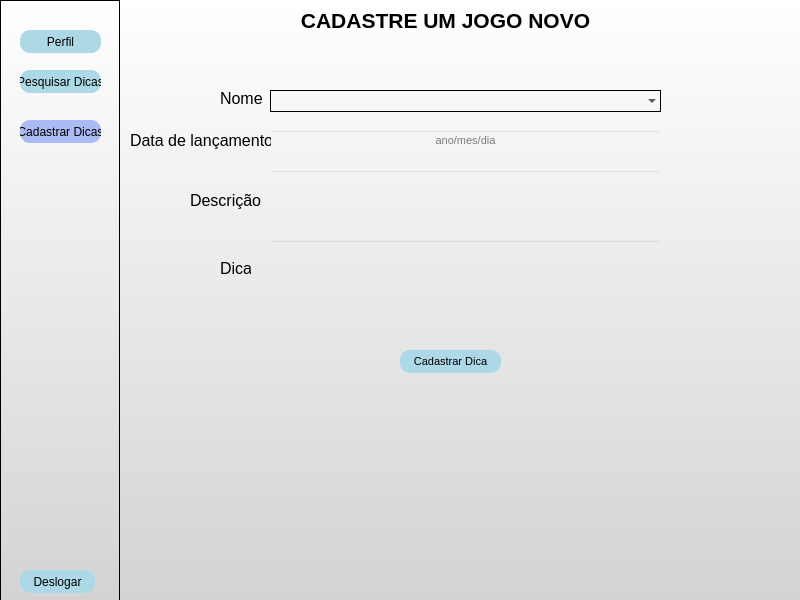
<?xml version="1.0" encoding="UTF-8"?>
<ui version="4.0">
 <class>MainWindow</class>
 <widget class="QMainWindow" name="MainWindow">
  <property name="geometry">
   <rect>
    <x>0</x>
    <y>0</y>
    <width>800</width>
    <height>600</height>
   </rect>
  </property>
  <property name="windowTitle">
   <string>MainWindow</string>
  </property>
  <property name="styleSheet">
   <string notr="true">background: qlineargradient(x1: 0, y1: 0, x2: 0, y2: 1, stop: 0 white, stop: 1 #D3D3D3);
</string>
  </property>
  <widget class="QWidget" name="centralwidget">
   <widget class="QFrame" name="frame">
    <property name="geometry">
     <rect>
      <x>0</x>
      <y>0</y>
      <width>120</width>
      <height>601</height>
     </rect>
    </property>
    <property name="styleSheet">
     <string notr="true">background: qlineargradient(x1: 0, y1: 0, x2: 0, y2: 1, stop: 0 white, stop: 1 #D3D3D3);
</string>
    </property>
    <property name="frameShape">
     <enum>QFrame::StyledPanel</enum>
    </property>
    <property name="frameShadow">
     <enum>QFrame::Raised</enum>
    </property>
    <widget class="QPushButton" name="pushButton_2">
     <property name="geometry">
      <rect>
       <x>20</x>
       <y>120</y>
       <width>81</width>
       <height>23</height>
      </rect>
     </property>
     <property name="styleSheet">
      <string notr="true">QPushButton {
    background-color:  #AABAF2;
    border-radius: 10px;
}

QPushButton:hover {
    background-color:#AABAF2 ;
}
</string>
     </property>
     <property name="text">
      <string>Cadastrar Dicas</string>
     </property>
    </widget>
    <widget class="QPushButton" name="pushButton_4">
     <property name="geometry">
      <rect>
       <x>20</x>
       <y>30</y>
       <width>81</width>
       <height>23</height>
      </rect>
     </property>
     <property name="styleSheet">
      <string notr="true">QPushButton {
    background-color:  #add8e6;
    border-radius: 10px;
}

QPushButton:hover {
    background-color:#AABAF2 ;
}
</string>
     </property>
     <property name="text">
      <string>Perfil</string>
     </property>
    </widget>
    <widget class="QPushButton" name="pushButton_5">
     <property name="geometry">
      <rect>
       <x>20</x>
       <y>70</y>
       <width>81</width>
       <height>23</height>
      </rect>
     </property>
     <property name="styleSheet">
      <string notr="true">QPushButton {
    background-color:  #add8e6 ;
    border-radius: 10px;
}

QPushButton:hover {
    background-color:#AABAF2 ;
}
</string>
     </property>
     <property name="text">
      <string>Pesquisar Dicas</string>
     </property>
    </widget>
    <widget class="QPushButton" name="pushButton_3">
     <property name="geometry">
      <rect>
       <x>20</x>
       <y>570</y>
       <width>75</width>
       <height>23</height>
      </rect>
     </property>
     <property name="styleSheet">
      <string notr="true">QPushButton {
    background-color:  #add8e6;
    border-radius: 10px;
}

QPushButton:hover {
    background-color:#AABAF2 ;
}
</string>
     </property>
     <property name="text">
      <string>Deslogar</string>
     </property>
    </widget>
   </widget>
   <widget class="QLabel" name="label_5">
    <property name="geometry">
     <rect>
      <x>130</x>
      <y>130</y>
      <width>141</width>
      <height>20</height>
     </rect>
    </property>
    <property name="font">
     <font>
      <pointsize>12</pointsize>
      <weight>50</weight>
      <bold>false</bold>
     </font>
    </property>
    <property name="styleSheet">
     <string notr="true">color: black;
background-color: transparent;
border: none;
</string>
    </property>
    <property name="text">
     <string>Data de lançamento</string>
    </property>
   </widget>
   <widget class="QLineEdit" name="lineEdit_3">
    <property name="geometry">
     <rect>
      <x>270</x>
      <y>170</y>
      <width>391</width>
      <height>61</height>
     </rect>
    </property>
    <property name="font">
     <font>
      <pointsize>8</pointsize>
      <weight>50</weight>
      <bold>false</bold>
     </font>
    </property>
    <property name="styleSheet">
     <string notr="true">color: black;
background-color: transparent;

</string>
    </property>
    <property name="maxLength">
     <number>2000000000</number>
    </property>
    <property name="readOnly">
     <bool>true</bool>
    </property>
   </widget>
   <widget class="QLabel" name="label_3">
    <property name="geometry">
     <rect>
      <x>190</x>
      <y>190</y>
      <width>71</width>
      <height>21</height>
     </rect>
    </property>
    <property name="font">
     <font>
      <pointsize>12</pointsize>
      <weight>50</weight>
      <bold>false</bold>
     </font>
    </property>
    <property name="styleSheet">
     <string notr="true">color: black;
background-color: transparent;
border: none;
</string>
    </property>
    <property name="text">
     <string>Descrição</string>
    </property>
   </widget>
   <widget class="QLabel" name="label_2">
    <property name="geometry">
     <rect>
      <x>220</x>
      <y>90</y>
      <width>51</width>
      <height>16</height>
     </rect>
    </property>
    <property name="font">
     <font>
      <pointsize>12</pointsize>
      <weight>50</weight>
      <bold>false</bold>
     </font>
    </property>
    <property name="styleSheet">
     <string notr="true">color: black;
background-color: transparent;
border: none;
</string>
    </property>
    <property name="text">
     <string>Nome</string>
    </property>
   </widget>
   <widget class="QPushButton" name="pushButton">
    <property name="geometry">
     <rect>
      <x>400</x>
      <y>350</y>
      <width>101</width>
      <height>23</height>
     </rect>
    </property>
    <property name="font">
     <font>
      <pointsize>8</pointsize>
      <weight>50</weight>
      <bold>false</bold>
     </font>
    </property>
    <property name="styleSheet">
     <string notr="true">QPushButton {
    background-color:  #add8e6;
    border-radius: 10px;
}

QPushButton:hover {
    background-color:#AABAF2 ;
}
</string>
    </property>
    <property name="text">
     <string>Cadastrar Dica</string>
    </property>
   </widget>
   <widget class="QLineEdit" name="lineEdit_4">
    <property name="geometry">
     <rect>
      <x>270</x>
      <y>240</y>
      <width>391</width>
      <height>81</height>
     </rect>
    </property>
    <property name="font">
     <font>
      <pointsize>8</pointsize>
      <weight>50</weight>
      <bold>false</bold>
     </font>
    </property>
    <property name="styleSheet">
     <string notr="true">color: black;
background-color: transparent;

</string>
    </property>
   </widget>
   <widget class="QComboBox" name="comboBox">
    <property name="geometry">
     <rect>
      <x>270</x>
      <y>90</y>
      <width>391</width>
      <height>22</height>
     </rect>
    </property>
    <property name="styleSheet">
     <string notr="true">background-color: transparent;
border: 1px solid black;</string>
    </property>
   </widget>
   <widget class="QLabel" name="label_4">
    <property name="geometry">
     <rect>
      <x>220</x>
      <y>260</y>
      <width>31</width>
      <height>16</height>
     </rect>
    </property>
    <property name="font">
     <font>
      <pointsize>12</pointsize>
      <weight>50</weight>
      <bold>false</bold>
     </font>
    </property>
    <property name="styleSheet">
     <string notr="true">color: black;
background-color: transparent;
border: none;
</string>
    </property>
    <property name="text">
     <string>Dica</string>
    </property>
   </widget>
   <widget class="QLineEdit" name="lineEdit_2">
    <property name="geometry">
     <rect>
      <x>270</x>
      <y>130</y>
      <width>391</width>
      <height>20</height>
     </rect>
    </property>
    <property name="font">
     <font>
      <pointsize>8</pointsize>
      <weight>50</weight>
      <bold>false</bold>
     </font>
    </property>
    <property name="styleSheet">
     <string notr="true">color: black;
background-color: transparent;

</string>
    </property>
    <property name="text">
     <string/>
    </property>
    <property name="alignment">
     <set>Qt::AlignCenter</set>
    </property>
    <property name="readOnly">
     <bool>true</bool>
    </property>
    <property name="placeholderText">
     <string>ano/mes/dia</string>
    </property>
   </widget>
   <widget class="QLabel" name="label">
    <property name="geometry">
     <rect>
      <x>270</x>
      <y>10</y>
      <width>351</width>
      <height>20</height>
     </rect>
    </property>
    <property name="font">
     <font>
      <pointsize>16</pointsize>
      <weight>75</weight>
      <bold>true</bold>
     </font>
    </property>
    <property name="styleSheet">
     <string notr="true">color: black;
background-color: transparent;
border: none;
</string>
    </property>
    <property name="text">
     <string>CADASTRE UM JOGO NOVO</string>
    </property>
    <property name="alignment">
     <set>Qt::AlignCenter</set>
    </property>
   </widget>
  </widget>
 </widget>
 <resources/>
 <connections/>
</ui>
